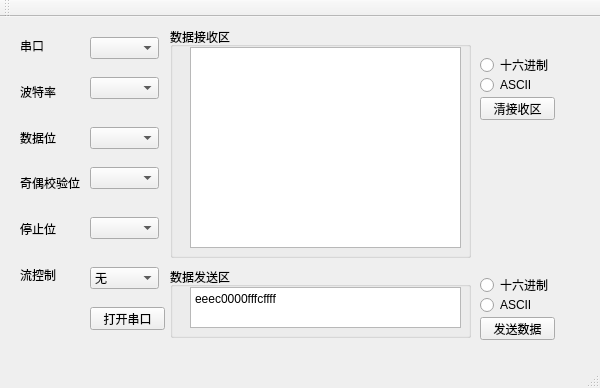
<?xml version="1.0" encoding="UTF-8"?>
<ui version="4.0">
 <class>FAToolClass</class>
 <widget class="QMainWindow" name="FAToolClass">
  <property name="geometry">
   <rect>
    <x>0</x>
    <y>0</y>
    <width>600</width>
    <height>388</height>
   </rect>
  </property>
  <property name="windowTitle">
   <string>FATool</string>
  </property>
  <widget class="QWidget" name="centralWidget">
   <widget class="QLabel" name="label_2">
    <property name="geometry">
     <rect>
      <x>20</x>
      <y>67</y>
      <width>36</width>
      <height>16</height>
     </rect>
    </property>
    <property name="text">
     <string>波特率</string>
    </property>
   </widget>
   <widget class="QLabel" name="label_6">
    <property name="geometry">
     <rect>
      <x>20</x>
      <y>250</y>
      <width>36</width>
      <height>16</height>
     </rect>
    </property>
    <property name="text">
     <string>流控制</string>
    </property>
   </widget>
   <widget class="QLabel" name="label_3">
    <property name="geometry">
     <rect>
      <x>20</x>
      <y>113</y>
      <width>36</width>
      <height>16</height>
     </rect>
    </property>
    <property name="text">
     <string>数据位</string>
    </property>
   </widget>
   <widget class="QComboBox" name="cmbStopBits">
    <property name="geometry">
     <rect>
      <x>90</x>
      <y>200</y>
      <width>69</width>
      <height>22</height>
     </rect>
    </property>
   </widget>
   <widget class="QLabel" name="label">
    <property name="geometry">
     <rect>
      <x>20</x>
      <y>21</y>
      <width>24</width>
      <height>16</height>
     </rect>
    </property>
    <property name="text">
     <string>串口</string>
    </property>
   </widget>
   <widget class="QPushButton" name="btnClrRcv">
    <property name="geometry">
     <rect>
      <x>480</x>
      <y>80</y>
      <width>75</width>
      <height>23</height>
     </rect>
    </property>
    <property name="text">
     <string>清接收区</string>
    </property>
   </widget>
   <widget class="QComboBox" name="cmbBaudRate">
    <property name="geometry">
     <rect>
      <x>90</x>
      <y>60</y>
      <width>69</width>
      <height>22</height>
     </rect>
    </property>
   </widget>
   <widget class="QLabel" name="label_4">
    <property name="geometry">
     <rect>
      <x>20</x>
      <y>158</y>
      <width>60</width>
      <height>16</height>
     </rect>
    </property>
    <property name="text">
     <string>奇偶校验位</string>
    </property>
   </widget>
   <widget class="QTextEdit" name="teSendData">
    <property name="geometry">
     <rect>
      <x>190</x>
      <y>270</y>
      <width>271</width>
      <height>41</height>
     </rect>
    </property>
    <property name="html">
     <string>&lt;!DOCTYPE HTML PUBLIC &quot;-//W3C//DTD HTML 4.0//EN&quot; &quot;http://www.w3.org/TR/REC-html40/strict.dtd&quot;&gt;
&lt;html&gt;&lt;head&gt;&lt;meta name=&quot;qrichtext&quot; content=&quot;1&quot; /&gt;&lt;style type=&quot;text/css&quot;&gt;
p, li { white-space: pre-wrap; }
&lt;/style&gt;&lt;/head&gt;&lt;body style=&quot; font-family:'SimSun'; font-size:9pt; font-weight:400; font-style:normal;&quot;&gt;
&lt;p style=&quot; margin-top:0px; margin-bottom:0px; margin-left:0px; margin-right:0px; -qt-block-indent:0; text-indent:0px;&quot;&gt;eeec0000fffcffff&lt;/p&gt;&lt;/body&gt;&lt;/html&gt;</string>
    </property>
   </widget>
   <widget class="QPushButton" name="btnOpen">
    <property name="geometry">
     <rect>
      <x>90</x>
      <y>290</y>
      <width>75</width>
      <height>23</height>
     </rect>
    </property>
    <property name="text">
     <string>打开串口</string>
    </property>
   </widget>
   <widget class="QRadioButton" name="rdbSendHex">
    <property name="geometry">
     <rect>
      <x>480</x>
      <y>260</y>
      <width>89</width>
      <height>16</height>
     </rect>
    </property>
    <property name="text">
     <string>十六进制</string>
    </property>
   </widget>
   <widget class="QComboBox" name="cmbFlowControl">
    <property name="geometry">
     <rect>
      <x>90</x>
      <y>250</y>
      <width>69</width>
      <height>22</height>
     </rect>
    </property>
    <item>
     <property name="text">
      <string>无</string>
     </property>
    </item>
   </widget>
   <widget class="QLabel" name="label_5">
    <property name="geometry">
     <rect>
      <x>20</x>
      <y>204</y>
      <width>36</width>
      <height>16</height>
     </rect>
    </property>
    <property name="text">
     <string>停止位</string>
    </property>
   </widget>
   <widget class="QRadioButton" name="rdbSendASCII">
    <property name="geometry">
     <rect>
      <x>480</x>
      <y>280</y>
      <width>89</width>
      <height>16</height>
     </rect>
    </property>
    <property name="text">
     <string>ASCII</string>
    </property>
   </widget>
   <widget class="QRadioButton" name="rdbRcvASCII">
    <property name="geometry">
     <rect>
      <x>480</x>
      <y>60</y>
      <width>89</width>
      <height>16</height>
     </rect>
    </property>
    <property name="text">
     <string>ASCII</string>
    </property>
   </widget>
   <widget class="QGroupBox" name="groupBox">
    <property name="geometry">
     <rect>
      <x>170</x>
      <y>250</y>
      <width>301</width>
      <height>71</height>
     </rect>
    </property>
    <property name="title">
     <string>数据发送区</string>
    </property>
   </widget>
   <widget class="QComboBox" name="cmbDataBits">
    <property name="geometry">
     <rect>
      <x>90</x>
      <y>110</y>
      <width>69</width>
      <height>22</height>
     </rect>
    </property>
   </widget>
   <widget class="QComboBox" name="cmbPortName">
    <property name="geometry">
     <rect>
      <x>90</x>
      <y>20</y>
      <width>69</width>
      <height>22</height>
     </rect>
    </property>
   </widget>
   <widget class="QPushButton" name="btnSend">
    <property name="geometry">
     <rect>
      <x>480</x>
      <y>300</y>
      <width>75</width>
      <height>23</height>
     </rect>
    </property>
    <property name="text">
     <string>发送数据</string>
    </property>
   </widget>
   <widget class="QComboBox" name="cmbParity">
    <property name="geometry">
     <rect>
      <x>90</x>
      <y>150</y>
      <width>69</width>
      <height>22</height>
     </rect>
    </property>
   </widget>
   <widget class="QRadioButton" name="rdbRcvHex">
    <property name="geometry">
     <rect>
      <x>480</x>
      <y>40</y>
      <width>89</width>
      <height>16</height>
     </rect>
    </property>
    <property name="contextMenuPolicy">
     <enum>Qt::DefaultContextMenu</enum>
    </property>
    <property name="text">
     <string>十六进制</string>
    </property>
   </widget>
   <widget class="QTextEdit" name="teReceiveData">
    <property name="geometry">
     <rect>
      <x>190</x>
      <y>30</y>
      <width>271</width>
      <height>201</height>
     </rect>
    </property>
    <property name="sizeAdjustPolicy">
     <enum>QAbstractScrollArea::AdjustToContents</enum>
    </property>
    <property name="readOnly">
     <bool>true</bool>
    </property>
   </widget>
   <widget class="QGroupBox" name="groupBox_2">
    <property name="geometry">
     <rect>
      <x>170</x>
      <y>10</y>
      <width>301</width>
      <height>231</height>
     </rect>
    </property>
    <property name="title">
     <string>数据接收区</string>
    </property>
   </widget>
   <zorder>groupBox</zorder>
   <zorder>groupBox_2</zorder>
   <zorder>label_2</zorder>
   <zorder>label_6</zorder>
   <zorder>label_3</zorder>
   <zorder>cmbStopBits</zorder>
   <zorder>label</zorder>
   <zorder>btnClrRcv</zorder>
   <zorder>cmbBaudRate</zorder>
   <zorder>label_4</zorder>
   <zorder>teSendData</zorder>
   <zorder>btnOpen</zorder>
   <zorder>rdbSendHex</zorder>
   <zorder>cmbFlowControl</zorder>
   <zorder>label_5</zorder>
   <zorder>rdbSendASCII</zorder>
   <zorder>rdbRcvASCII</zorder>
   <zorder>cmbDataBits</zorder>
   <zorder>cmbPortName</zorder>
   <zorder>btnSend</zorder>
   <zorder>cmbParity</zorder>
   <zorder>rdbRcvHex</zorder>
   <zorder>teReceiveData</zorder>
  </widget>
  <widget class="QMenuBar" name="menuBar">
   <property name="geometry">
    <rect>
     <x>0</x>
     <y>0</y>
     <width>600</width>
     <height>23</height>
    </rect>
   </property>
  </widget>
  <widget class="QToolBar" name="mainToolBar">
   <attribute name="toolBarArea">
    <enum>TopToolBarArea</enum>
   </attribute>
   <attribute name="toolBarBreak">
    <bool>false</bool>
   </attribute>
  </widget>
  <widget class="QStatusBar" name="statusBar"/>
 </widget>
 <layoutdefault spacing="6" margin="11"/>
 <resources>
  <include location="FATool.qrc"/>
 </resources>
 <connections/>
</ui>
